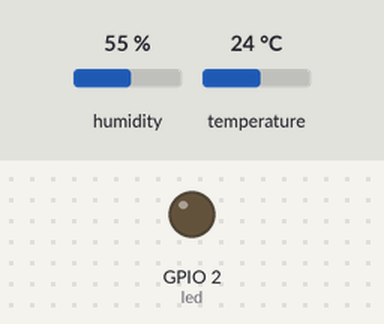
Recording of a sketch running on a simulated ESP32. Shown: output pins drawn as LEDs (lit = HIGH). The inputs (shaded band) are chosen by the test bench; at power-on: temperature 24 °C, humidity 55 %. WiFi joins after 1.5 s; servers stay silent unless stated; uploads are accepted with an empty reply; what the sketch prints to the serial monitor is not drawn.

Above: at 3.2 s.
3.3 s: temperature set to 31 °C
9.4 s: temperature set to 34 °C
At 14.1 s:
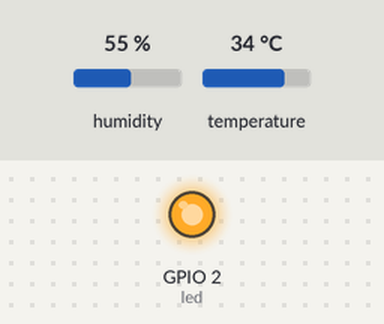
15.5 s: temperature set to 12 °C
At 19.6 s:
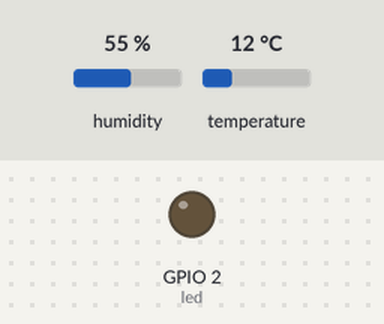
21.6 s: temperature set to 33 °C
At 25.1 s:
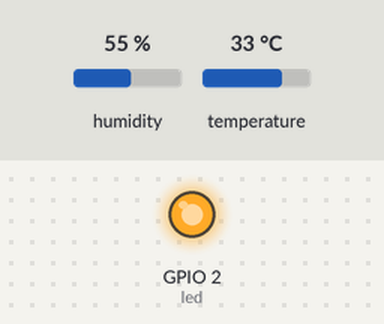
Timing chart, 0 to 26.6 s (numbered marks = the images above; inputs shaded):
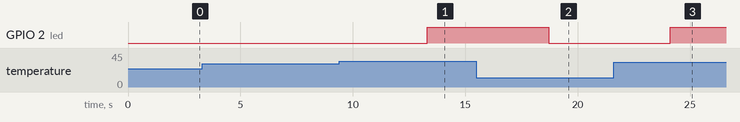

Measured:
- the behaviour switches between 32 and 33 °C on temperature (found by bisection; images 0 and 1)
- after the input at 3.3 s, every drawn part: stays the same
- after the input at 9.4 s, GPIO 2 (led): LOW → HIGH after 3.9 s
- after the input at 15.5 s, GPIO 2 (led): HIGH → LOW after 3.2 s
- after the input at 21.6 s, GPIO 2 (led): LOW → HIGH after 2.5 s

The sketch:

esp32-client.ino
```cpp
#include <DHT.h>
#include <DHT_U.h>
#include <WiFiClientSecure.h>
#include <WiFi.h>
#include "credentials.h"
#include <ArduinoJson.h>

const char* server = "alb-iot-1024585334.us-east-1.elb.amazonaws.com";
const int httpPort = 80;
const char* Endpoint = "/data";

#define dhtpin 5
#define DHTTYPE DHT11
#define led 2

float h;
float t;

WiFiClient client;

DHT dht(dhtpin, DHTTYPE);

void setup()
{
  // put your setup code here, to run once:

  Serial.begin(9600);
  dht.begin();
  pinMode(led, OUTPUT);

  Serial.print("Attempting to connect to SSID: ");
  Serial.println(ssid);
  WiFi.begin(ssid, password);

    // attempt to connect to Wifi network:
  while (WiFi.status() != WL_CONNECTED) {
    Serial.print(".");
    // wait 1 second for re-trying
    delay(1000);
  }

  Serial.println("WiFi connected");
  Serial.println("Connected to IP address: ");
  Serial.println(WiFi.localIP());

  Serial.print("Connected to ");
  Serial.println(ssid);

  //client.setInsecure(); //ignore ssl/tls certificate errors

}

void loop()
{
  // put your main code here, to run repeatedly:


  if (WiFi.status() != WL_CONNECTED) {
    Serial.println("WiFi connection lost. Reconnecting...");
    WiFi.begin(ssid, password);
  }

  Serial.println("WiFi connected");
  Serial.println("Connected to IP address: ");
  Serial.println(WiFi.localIP());

  h = dht.readHumidity();
  t = dht.readTemperature();

  Serial.print(F("Humidity: "));
  Serial.print(h);
  Serial.println("%");
  Serial.print(F("Temperature: "));
  Serial.print(t);
  Serial.println(F("°C "));

if (client.connect(server, httpPort)) {
  Serial.println("Connected to server");

  //Construir JSON
  String postData = "{\"humidity\":" + String(h) + ",\"temperature\":" + String(t) + "}";
  //String postData = "humidity=" + String(h) + "&temperature=" + String(t);


  client.println("POST " + String(Endpoint) + " HTTP/1.1");
  client.println("Host: " + String(server));
  client.println("Content-Type: application/json");
  client.println("Connection: close");
  client.println("Content-Length: " + String(postData.length()));
  client.println();
  client.println(postData);


  while (client.connected() || client.available()) {
    String line = client.readStringUntil('\n');
    if (line == "\r") {
      Serial.println("Headers received, response:");
      } else {
        Serial.println(line);
        }
   }
  client.stop();
  Serial.println("Data sent and connection closed");

}else {
  Serial.println("Connection failed to server");
}


  if (t>=33){
    digitalWrite(led, HIGH);
  }else{
    digitalWrite(led, LOW);
  }

delay(5000);

}
```

credentials.h
```cpp
#define credentials

const char* ssid     = "YOUR_WIFI_SSID";
const char* password = "YOUR_WIFI_PASSWORD";
```
